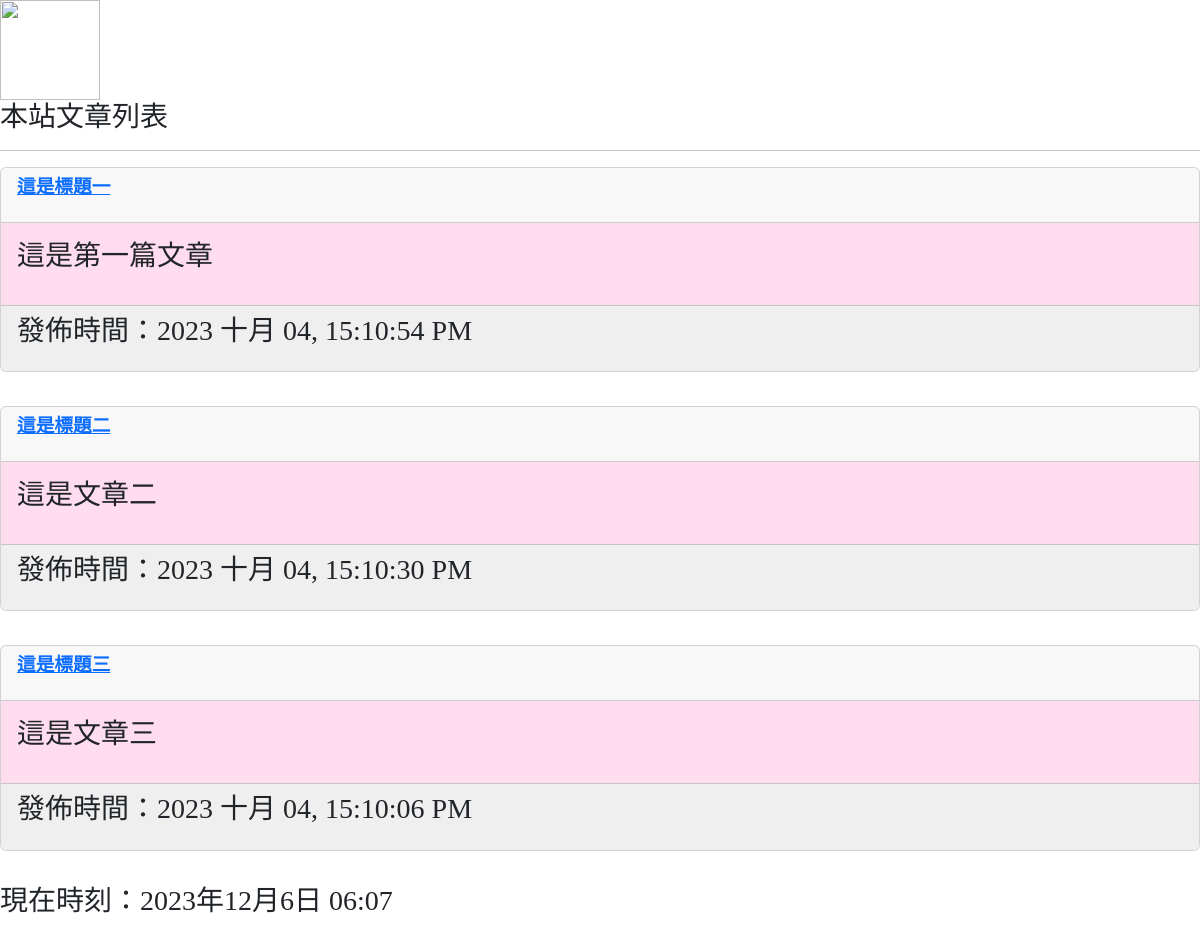
/, run on an earlier commit of the app's database.
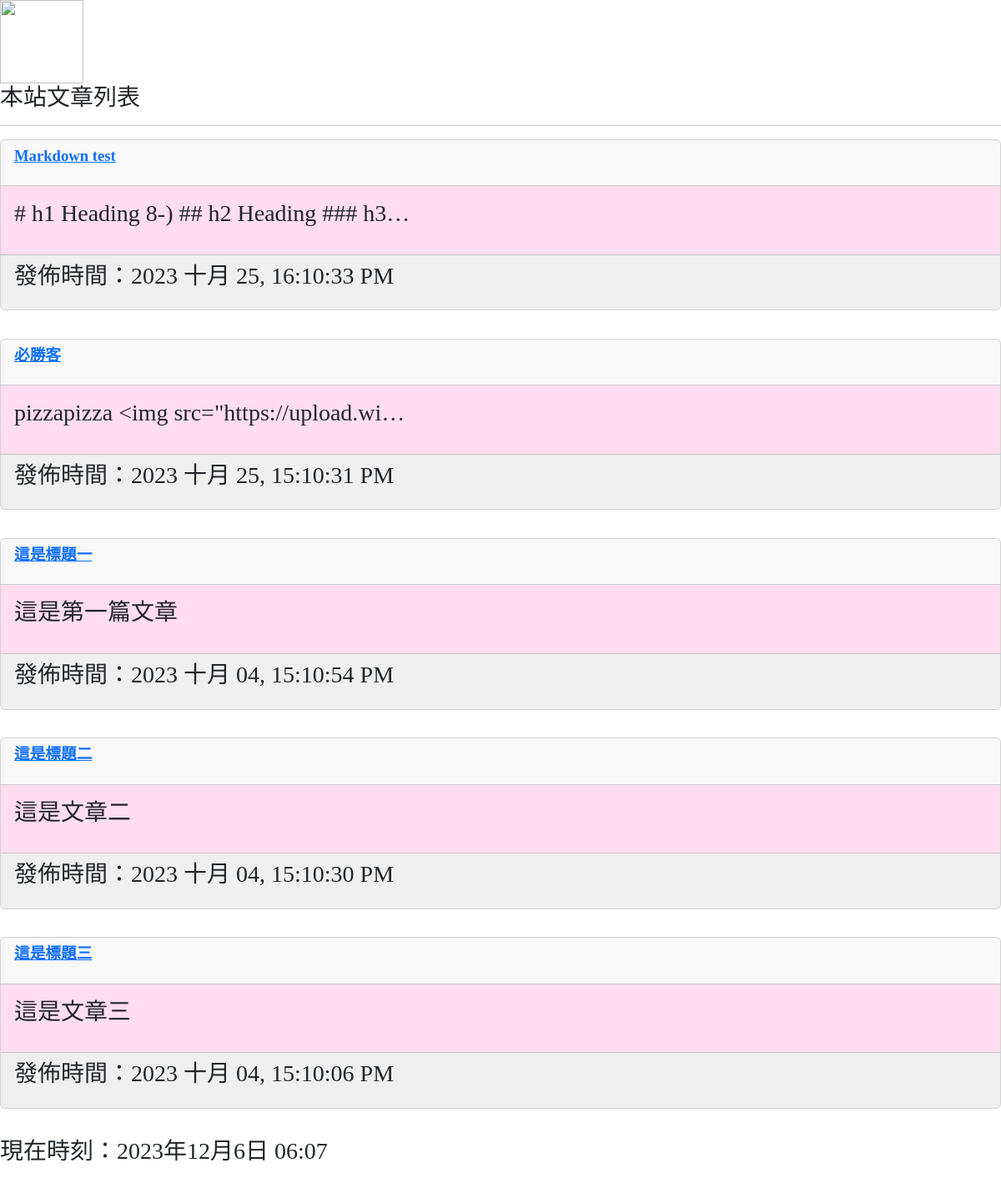
And on a later commit of the database.
### mysite/models.py (models this page shows, shortened)
class Post(models.Model):
    title = models.CharField(max_length = 200)
    slug = models.CharField(max_length = 200)
    body = models.TextField()
    pub_date = models.DateTimeField(auto_now_add=True)
    class Meta:
        ordering = ('-pub_date', )

### mysite/views.py (the view)
# urls.py: path('', views.homepage, name="homepage"),
def homepage(request):
    posts = Post.objects.all()
    now = datetime.now()
    hour = now.timetuple().tm_hour
    print(f'hour = {hour}')
    return render(request, 'index.html', locals())

### templates/index.html (shortened to what this page needs)
<!DOCTYPE <!DOCTYPE html>
{% extends 'base.html' %}
{% block headmessage %}
    <h3 style='font-family:標楷體;'>本站文章列表</a>
{% endblock %}
{% block content %}
{% for post in posts %}
<div class='card'>
    <div class='card-header'>
        <p style='font-family:微軟正黑體;font-size:14pt;font-weight:bold;'>
            <a href='/post/{{post.slug}}'>{{ post.title }}</a>
        </p>
    </div>
    <div class='card-body' style='background-color:#ffddee'>
        <p>
           {{ post.body | truncatechars:40 }}
        </p>
    </div>
    <div class='card-footer'  style='background-color:#efefef'>
        <p>
            發佈時間：{{ post.pub_date | date:"Y M d, H:m:s A"}}
        </p>
    </div>
</div>
<br>
{% endfor %}
{% endblock %}

What changed in the data, as far as the page shows it:
added Post: title "Markdown test", body "# h1 Heading 8-) ## h2 Heading ### h3…", pub_date "2023 十月 25, 16:10:33 PM"
added Post: title "必勝客", body "pizzapizza <img src=\"https://upload.wi…", pub_date "2023 十月 25, 15:10:31 PM"
